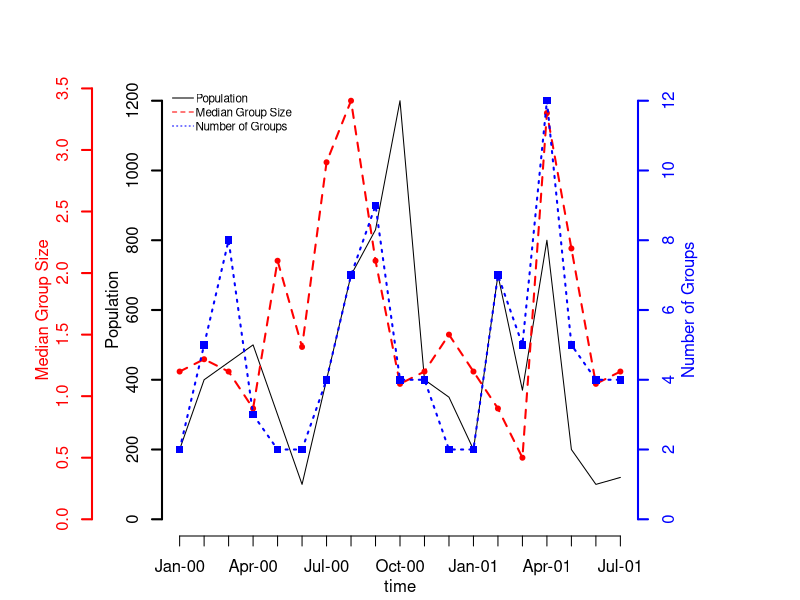

This figure's R source:
### SCRIPT PARA GENERAR GRÁFICOS CON MULTIAXIS 'Y' ###

getwd() # te dice en que directorio estas trabando
# SI DESEAS GUARDAR LA IMAGEN COMO TIFF DESCOEMTAR LA SGIUIENTE LINEA Y LA ULTIMA ('dev.off'),
# la imagen sera guardada en la direccion que arroja la funcio 'getwd'
# tiff(filename = 'miplot.tif', width = 1450, height = 780, res=140)

# PASO 1 # Crear la serie de tiempo que será el eje 'X'

# crea una serie de tiempo de 12 meses (puedes cambiar el año de inicio), length.out indica longtud de la serie,
# tu decides de acuerdo al numero de años y meses que desees que tenga la serie

time = seq(as.Date('2000/1/1'), by = 'month', length.out = 19) 
time = format(time, '%b-%y') # formato de la fecha (solo aparece Month-Year), así ya tienes el eje 'X'

# PASO 2 # Crear los datos (vectores) que vas a plotear, en tu caso los debes importar y guardarlos como onjetos 

# todos los vectores deben tener la misla longitud que la serie de tiempo 'time'
pop<-c(200,400,450,500,300,100,400,700,830,1200,400,350,200,700,370,800,200,100,120)
grp<-c(2,5,8,3,2,2,4,7,9,4,4,2,2,7,5,12,5,4,4)
med<-c(1.2,1.3,1.2,0.9,2.1,1.4,2.9,3.4,2.1,1.1,1.2,1.5,1.2,0.9,0.5,3.3,2.2,1.1,1.2)

# PASO 3 # Hacer un primer plot y configurar el los parámetros del gráfico

par(mar=c(3, 8, 4, 8) + 0.1 , oma = c(0.1, 0, 0.1, 0)) # parámetros gráficos, no los cambies

# generar primer grafico (1er vector) sin ejes
graf = plot(x=1:length(time),y=pop, type='l',axes=F, ylim=c(0,max(pop)), xlab='', ylab='',col='black',main='')

axis(1, at=1:length(time), labels = time) # colocar eje 'X' por unica vez
axis(side=2, ylim=c(0,max(pop)),col='black',lwd=2) # colocar primer eje 'Y', side = axis place 1=below, 2=left, 3=above and 4=right.
mtext(2,text='Population',line=2) # colocar nombre al eje 'Y'
mtext('time',side=1,col='black',line=2) # colocar nombre al eje 'X'

# PASO 4 # Hacer los siguientes 2 graficos
# generar segundo grafico (1er vector) y agregar su propio eje
par(new=T) # esto abliga a generar el siguiente grafico encima del que ya está creado
plot(x=1:length(time),y= med, axes=F, ylim=c(0,max(med)), xlab='', ylab='', 
     type='l',lty=2, main='',lwd=2, col='red')
axis(2, ylim=c(0,max(med)),lwd=2,line=3.5, col='red',  col.axis = 'red')# colocar segundo eje 'Y', line = distancia entre eje y el grafico
points(1:length(time), med,pch=20, col='red') # si deseas agregr puntos al grafico, si no deseas comentas esta linea
mtext(2,text='Median Group Size',line=5.5, col='red') # colocar nombre al eje 'Y'

# generar tercer grafico (1er vector) y agregar su propio eje
par(new=T)
plot(x=1:length(time),y= grp, axes=F, ylim=c(0,max(grp)), xlab='', ylab='', 
     type='l',lty=3, main='',lwd=2 , col='blue')
axis(side=4, ylim=c(0,max(grp)),lwd=2,line=0, col='blue',col.axis = 'blue')
points(x=1:length(time),y=grp,pch=15, col='blue') # si deseas agregr puntos al grafico, si no deseas comentas esta linea
mtext(side=4,text='Number of Groups',line=2, col='blue')

# Agregar leyenda al grafico
# 'topleft' = posicion, legend = nombres de la leyenda, col = colores de las lineas de leyenda,
# box.lty = hace transparente la caja de leyenda, cex = tamaño de leyenda, lty = tipo de linea.
legend('topleft', legend = c('Population','Median Group Size','Number of Groups'),col = c('black','red','blue'),
       box.lty=0, bty = 'n', cex=0.7, x.intersp=0.2, lty=c(1,2,3))

# dev.off()

